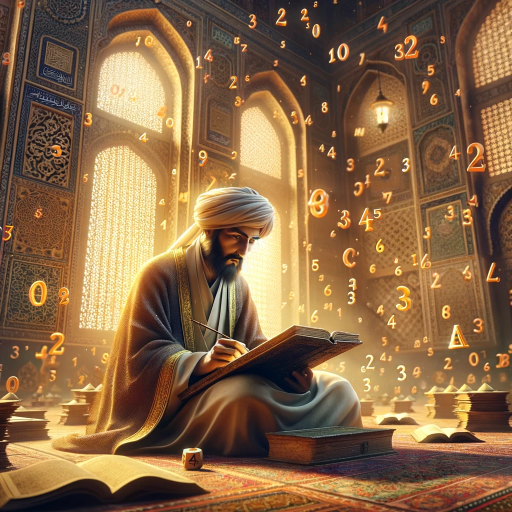
#> input picture images/bg-khawarizmi.png, 1024 x 1024 px (shown at 1/2 size)
$ python -i utils.py   (imports and definitions only)
#> lines starting #> are read from the running program, lines starting #| are printed output that depends on the picture; after the words box and inside, x2 and y2 are one past the last pixel; in counts of white or black regions, pixels touching at a corner belong together
import os
import pandas as pd
from PIL import Image, ImageEnhance, ImageFilter
from typing import Optional, final
# from transformers import PreTrainedTokenizer
from typing import Optional, List
from transformers import PreTrainedTokenizer
import logging

logger = logging.getLogger(__name__)
# [1 line not run here, left out]


# [97 lines left out: functions cutDoc, find_project_root, find_closest, jp2_to_jpg, not called in this run]


# Apply noise reduction to an image
def noise_reduction(img_path: str) -> None:
    """
    Apply noise reduction to an image

    Args:
        img_path (str): The path to the image.
    """
#> called with img_path = '../images/bg-khawarizmi.png'
    img = Image.open(img_path)
#> img is the input picture: PIL image 1024x1024 RGB; mean R, G, B 137.4, 104.1, 70.1
    img = img.filter(ImageFilter.MedianFilter())
    enhancer = ImageEnhance.Contrast(img)
    img = enhancer.enhance(2)
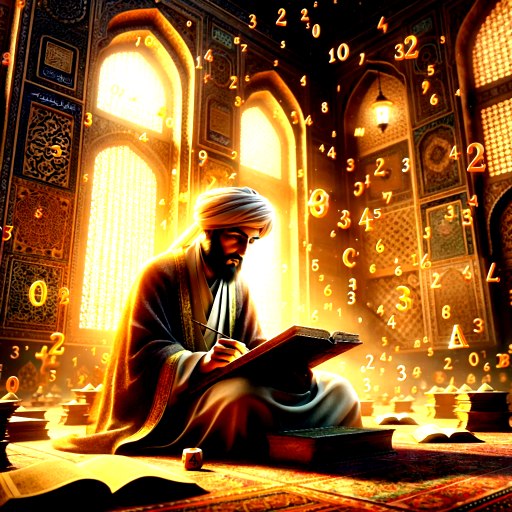
#> img: PIL image 1024x1024 RGB (shown at 1/2 size); mean R, G, B 144, 95.8, 43.2
    img = img.convert("1")
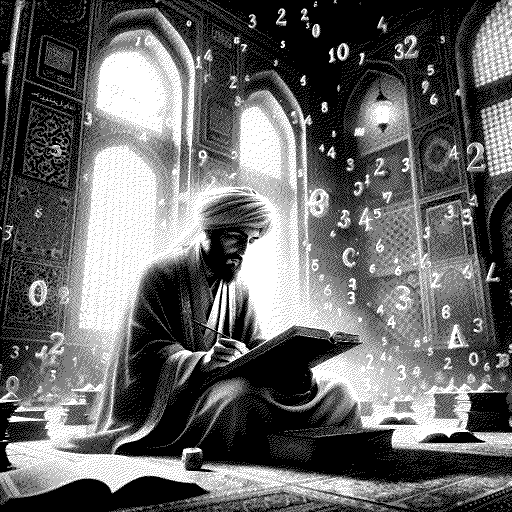
#> img: PIL image 1024x1024 1 (shown at 1/2 size); 40.7% white; 34759 white regions (34580 under 20 px), largest, box (x1, y1, x2, y2) and area: (0, 15, 1024, 1024) 343178, (943, 0, 1024, 176) 7577, (961, 196, 1024, 361) 5735
    img.save(img_path)


# Apply binarization to an image
# [153 lines left out: functions binarization, percentages_to_floats, fix_proportions, get_attended, get_Dataset, joinTsv, not called in this run]


def annotate(text, annot):
    return text + f".{annot}"


# [19 lines not run here, left out]


>>> result = noise_reduction('../images/bg-khawarizmi.png')
